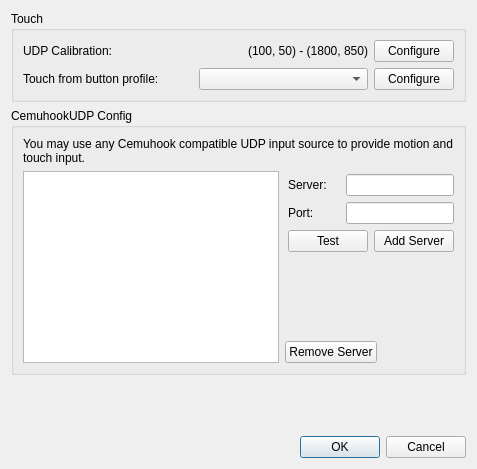
<?xml version="1.0" encoding="UTF-8"?>
<ui version="4.0">
 <class>ConfigureMotionTouch</class>
 <widget class="QDialog" name="ConfigureMotionTouch">
  <property name="windowTitle">
   <string>Гироскоп хоста и контроллера</string>
  </property>
  <property name="styleSheet">
   <string notr="true"/>
  </property>
  <layout class="QVBoxLayout">
   <item>
    <widget class="QGroupBox" name="touch_group_box">
     <property name="title">
      <string>Touch</string>
     </property>
     <layout class="QVBoxLayout">
      <item>
       <layout class="QHBoxLayout">
        <item>
         <widget class="QLabel" name="touch_calibration_label">
          <property name="text">
           <string>UDP Calibration:</string>
          </property>
         </widget>
        </item>
        <item>
         <widget class="QLabel" name="touch_calibration">
          <property name="text">
           <string>(100, 50) - (1800, 850)</string>
          </property>
          <property name="alignment">
           <set>Qt::AlignRight|Qt::AlignTrailing|Qt::AlignVCenter</set>
          </property>
         </widget>
        </item>
        <item>
         <widget class="QPushButton" name="touch_calibration_config">
          <property name="sizePolicy">
           <sizepolicy hsizetype="Maximum" vsizetype="Fixed">
            <horstretch>0</horstretch>
            <verstretch>0</verstretch>
           </sizepolicy>
          </property>
          <property name="text">
           <string>Configure</string>
          </property>
         </widget>
        </item>
       </layout>
      </item>
      <item>
       <layout class="QHBoxLayout">
         <item>
           <widget class="QLabel" name="touch_from_button_label">
             <property name="text">
               <string>Touch from button profile:</string>
             </property>
           </widget>
         </item>
        <item>
         <widget class="QComboBox" name="touch_from_button_map"/>
        </item>
        <item>
         <widget class="QPushButton" name="touch_from_button_config_btn">
          <property name="sizePolicy">
           <sizepolicy hsizetype="Maximum" vsizetype="Fixed">
            <horstretch>0</horstretch>
            <verstretch>0</verstretch>
           </sizepolicy>
          </property>
          <property name="text">
           <string>Configure</string>
          </property>
         </widget>
        </item>
       </layout>
      </item>
     </layout>
    </widget>
   </item>
   <item>
    <widget class="QGroupBox" name="udp_config_group_box">
     <property name="title">
      <string>CemuhookUDP Config</string>
     </property>
     <layout class="QVBoxLayout">
      <item>
       <widget class="QLabel" name="udp_help">
        <property name="text">
         <string>You may use any Cemuhook compatible UDP input source to provide motion and touch input.</string>
        </property>
        <property name="alignment">
         <set>Qt::AlignLeading|Qt::AlignLeft|Qt::AlignTop</set>
        </property>
        <property name="wordWrap">
         <bool>true</bool>
        </property>
       </widget>
      </item>
      <item>
       <layout class="QHBoxLayout" name="horizontalLayout">
        <item>
         <widget class="QListView" name="udp_server_list"/>
        </item>
        <item>
         <layout class="QVBoxLayout" name="verticalLayout">
          <property name="leftMargin">
           <number>0</number>
          </property>
          <property name="topMargin">
           <number>0</number>
          </property>
          <property name="rightMargin">
           <number>0</number>
          </property>
          <property name="bottomMargin">
           <number>0</number>
          </property>
          <item>
           <layout class="QHBoxLayout">
            <property name="leftMargin">
             <number>3</number>
            </property>
            <property name="topMargin">
             <number>3</number>
            </property>
            <property name="rightMargin">
             <number>0</number>
            </property>
            <item>
             <widget class="QLabel" name="udp_server_label">
              <property name="text">
               <string>Server:</string>
              </property>
             </widget>
            </item>
            <item>
             <widget class="QLineEdit" name="udp_server">
              <property name="sizePolicy">
               <sizepolicy hsizetype="Minimum" vsizetype="Fixed">
                <horstretch>0</horstretch>
                <verstretch>0</verstretch>
               </sizepolicy>
              </property>
             </widget>
            </item>
           </layout>
          </item>
          <item>
           <layout class="QHBoxLayout">
            <property name="leftMargin">
             <number>3</number>
            </property>
            <property name="rightMargin">
             <number>0</number>
            </property>
            <item>
             <widget class="QLabel" name="udp_port_label">
              <property name="text">
               <string>Port:</string>
              </property>
             </widget>
            </item>
            <item>
             <widget class="QLineEdit" name="udp_port">
              <property name="sizePolicy">
               <sizepolicy hsizetype="Minimum" vsizetype="Fixed">
                <horstretch>0</horstretch>
                <verstretch>0</verstretch>
               </sizepolicy>
              </property>
             </widget>
            </item>
           </layout>
          </item>
          <item>
           <layout class="QHBoxLayout">
            <property name="leftMargin">
             <number>3</number>
            </property>
            <property name="rightMargin">
             <number>0</number>
            </property>
            <item>
             <widget class="QPushButton" name="udp_test">
              <property name="sizePolicy">
               <sizepolicy hsizetype="Maximum" vsizetype="Fixed">
                <horstretch>0</horstretch>
                <verstretch>0</verstretch>
               </sizepolicy>
              </property>
              <property name="text">
               <string>Test</string>
              </property>
             </widget>
            </item>
            <item>
             <widget class="QPushButton" name="udp_add">
              <property name="sizePolicy">
               <sizepolicy hsizetype="Maximum" vsizetype="Fixed">
                <horstretch>0</horstretch>
                <verstretch>0</verstretch>
               </sizepolicy>
              </property>
              <property name="text">
               <string>Add Server</string>
              </property>
             </widget>
            </item>
           </layout>
          </item>
          <item>
           <spacer name="verticalSpacer_3">
            <property name="orientation">
             <enum>Qt::Vertical</enum>
            </property>
            <property name="sizeHint" stdset="0">
             <size>
              <width>20</width>
              <height>40</height>
             </size>
            </property>
           </spacer>
          </item>
          <item>
           <layout class="QHBoxLayout" name="horizontalLayout_2">
            <property name="topMargin">
             <number>0</number>
            </property>
            <item>
             <widget class="QPushButton" name="udp_remove">
              <property name="sizePolicy">
               <sizepolicy hsizetype="Maximum" vsizetype="Fixed">
                <horstretch>0</horstretch>
                <verstretch>0</verstretch>
               </sizepolicy>
              </property>
              <property name="text">
               <string>Remove Server</string>
              </property>
             </widget>
            </item>
            <item>
             <spacer name="horizontalSpacer_2">
              <property name="orientation">
               <enum>Qt::Horizontal</enum>
              </property>
              <property name="sizeHint" stdset="0">
               <size>
                <width>40</width>
                <height>20</height>
               </size>
              </property>
             </spacer>
            </item>
           </layout>
          </item>
         </layout>
        </item>
       </layout>
      </item>
     </layout>
    </widget>
   </item>
   <item>
    <spacer>
     <property name="orientation">
      <enum>Qt::Vertical</enum>
     </property>
     <property name="sizeHint" stdset="0">
      <size>
       <width>167</width>
       <height>55</height>
      </size>
     </property>
    </spacer>
   </item>
   <item>
    <widget class="QDialogButtonBox" name="buttonBox">
     <property name="standardButtons">
      <set>QDialogButtonBox::Cancel|QDialogButtonBox::Ok</set>
     </property>
    </widget>
   </item>
  </layout>
 </widget>
 <resources/>
 <connections/>
</ui>
